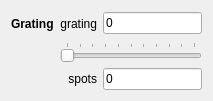
<?xml version="1.0" encoding="UTF-8"?>
<ui version="4.0">
 <class>Form</class>
 <widget class="QWidget" name="Form">
  <property name="geometry">
   <rect>
    <x>0</x>
    <y>0</y>
    <width>213</width>
    <height>101</height>
   </rect>
  </property>
  <property name="sizePolicy">
   <sizepolicy hsizetype="MinimumExpanding" vsizetype="MinimumExpanding">
    <horstretch>0</horstretch>
    <verstretch>0</verstretch>
   </sizepolicy>
  </property>
  <property name="maximumSize">
   <size>
    <width>16777215</width>
    <height>16777215</height>
   </size>
  </property>
  <property name="windowTitle">
   <string>Form</string>
  </property>
  <layout class="QGridLayout" name="gridLayout">
   <item row="0" column="0">
    <widget class="QLabel" name="label_4">
     <property name="minimumSize">
      <size>
       <width>0</width>
       <height>25</height>
      </size>
     </property>
     <property name="font">
      <font>
       <weight>75</weight>
       <bold>true</bold>
      </font>
     </property>
     <property name="text">
      <string>Grating</string>
     </property>
    </widget>
   </item>
   <item row="0" column="1">
    <widget class="QLabel" name="label_2">
     <property name="minimumSize">
      <size>
       <width>0</width>
       <height>20</height>
      </size>
     </property>
     <property name="text">
      <string>grating</string>
     </property>
     <property name="alignment">
      <set>Qt::AlignRight|Qt::AlignTrailing|Qt::AlignVCenter</set>
     </property>
    </widget>
   </item>
   <item row="0" column="2">
    <widget class="QLineEdit" name="lineEdit_grating">
     <property name="minimumSize">
      <size>
       <width>0</width>
       <height>20</height>
      </size>
     </property>
     <property name="maximumSize">
      <size>
       <width>16777215</width>
       <height>16777215</height>
      </size>
     </property>
     <property name="text">
      <string>0</string>
     </property>
    </widget>
   </item>
   <item row="2" column="2">
    <widget class="QLineEdit" name="lineEdit_spots">
     <property name="minimumSize">
      <size>
       <width>0</width>
       <height>20</height>
      </size>
     </property>
     <property name="maximumSize">
      <size>
       <width>16777215</width>
       <height>16777215</height>
      </size>
     </property>
     <property name="text">
      <string>0</string>
     </property>
    </widget>
   </item>
   <item row="2" column="1">
    <widget class="QLabel" name="label_3">
     <property name="minimumSize">
      <size>
       <width>0</width>
       <height>20</height>
      </size>
     </property>
     <property name="text">
      <string>spots</string>
     </property>
     <property name="alignment">
      <set>Qt::AlignRight|Qt::AlignTrailing|Qt::AlignVCenter</set>
     </property>
    </widget>
   </item>
   <item row="1" column="1" colspan="2">
    <widget class="QSlider" name="slider_grating">
     <property name="maximum">
      <number>100</number>
     </property>
     <property name="pageStep">
      <number>5</number>
     </property>
     <property name="orientation">
      <enum>Qt::Horizontal</enum>
     </property>
     <property name="tickPosition">
      <enum>QSlider::TicksAbove</enum>
     </property>
     <property name="tickInterval">
      <number>10</number>
     </property>
    </widget>
   </item>
   <item row="0" column="3" rowspan="3">
    <spacer name="horizontalSpacer">
     <property name="orientation">
      <enum>Qt::Horizontal</enum>
     </property>
     <property name="sizeHint" stdset="0">
      <size>
       <width>0</width>
       <height>20</height>
      </size>
     </property>
    </spacer>
   </item>
  </layout>
 </widget>
 <resources/>
 <connections/>
</ui>
